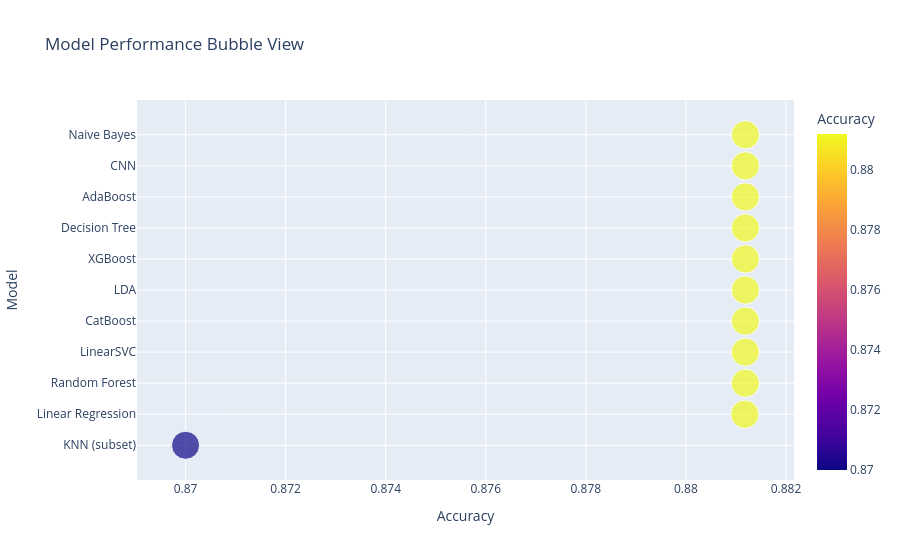

Notebook code cell kept with this figure:
### Code cell
import plotly.express as px

fig = px.scatter(
    results_df,
    x="Accuracy",
    y="Model",
    size="Accuracy",
    color="Accuracy",
    title="Model Performance Bubble View"
)

fig.show()

### Figure 1 — Plotly figure (JSON) as saved in the notebook; plotly's stock layout.template omitted (floating-point values rounded to 4 significant figures)
{"data": [{"hovertemplate": "Accuracy=%{marker.color}<br>Model=%{y}<extra></extra>", "legendgroup": "", "marker": {"color": [0.87, 0.8812, 0.8812, 0.8812, 0.8812, 0.8812, 0.8812, 0.8812, 0.8812, 0.8812, 0.8812], "coloraxis": "coloraxis", "size": [0.87, 0.8812, 0.8812, 0.8812, 0.8812, 0.8812, 0.8812, 0.8812, 0.8812, 0.8812, 0.8812], "sizemode": "area", "sizeref": 0.002203, "symbol": "circle"}, "mode": "markers", "name": "", "orientation": "h", "showlegend": false, "type": "scatter", "x": [0.87, 0.8812, 0.8812, 0.8812, 0.8812, 0.8812, 0.8812, 0.8812, 0.8812, 0.8812, 0.8812], "xaxis": "x", "y": ["KNN (subset)", "Linear Regression", "Random Forest", "LinearSVC", "CatBoost", "LDA", "XGBoost", "Decision Tree", "AdaBoost", "CNN", "Naive Bayes"], "yaxis": "y"}], "layout": {"coloraxis": {"colorbar": {"title": {"text": "Accuracy"}}, "colorscale": [[0, "#0d0887"], [0.1111, "#46039f"], [0.2222, "#7201a8"], [0.3333, "#9c179e"], [0.4444, "#bd3786"], [0.5556, "#d8576b"], [0.6667, "#ed7953"], [0.7778, "#fb9f3a"], [0.8889, "#fdca26"], [1, "#f0f921"]]}, "legend": {"itemsizing": "constant", "tracegroupgap": 0}, "title": {"text": "Model Performance Bubble View"}, "xaxis": {"anchor": "y", "domain": [0, 1], "title": {"text": "Accuracy"}}, "yaxis": {"anchor": "x", "domain": [0, 1], "title": {"text": "Model"}}}}
